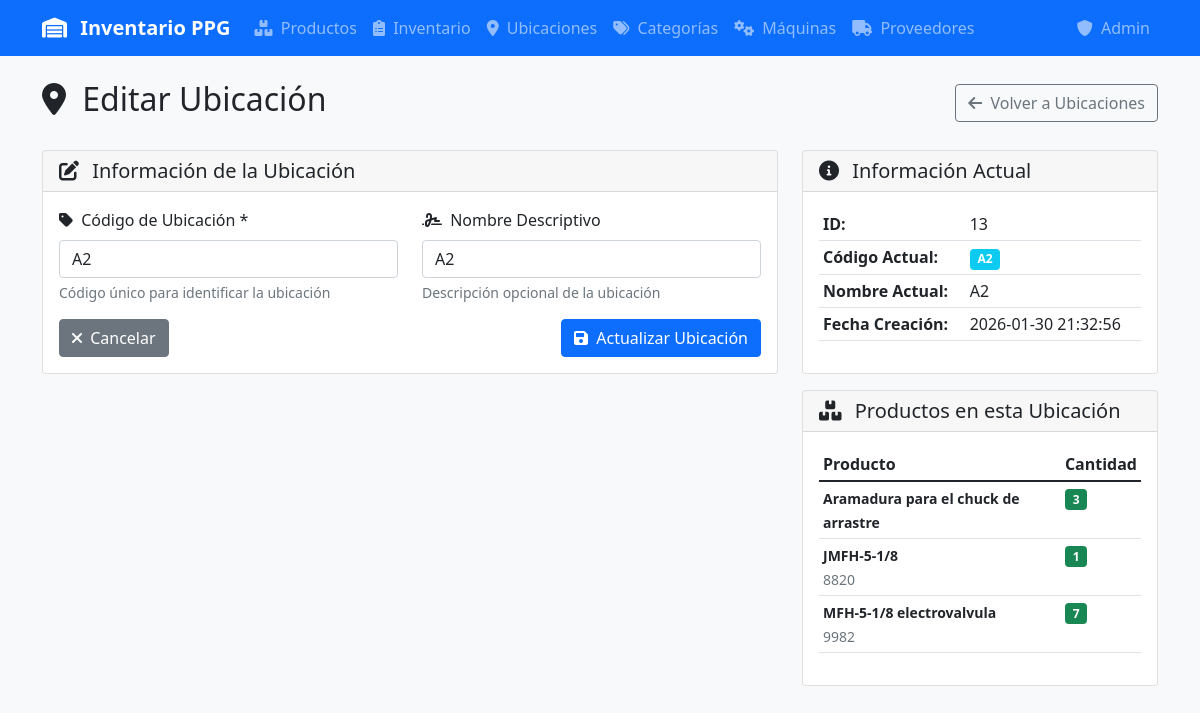
Screenshot of /ubicacion/editar/13 with the database file from the repository.
### tables this page shows
CREATE TABLE ubicaciones (
            id INTEGER PRIMARY KEY AUTOINCREMENT,
            codigo TEXT UNIQUE NOT NULL,
            nombre TEXT NOT NULL,
            descripcion TEXT,
            empresa TEXT DEFAULT 'PPG',
            area TEXT DEFAULT 'Oficinas',
            nivel TEXT DEFAULT 'Planta Alta',
            seccion TEXT DEFAULT 'Anaquel Refacciones Maq Cepillo'
        , fecha_creacion TIMESTAMP, fecha_actualizacion TIMESTAMP);

CREATE TABLE inventario (
            id INTEGER PRIMARY KEY AUTOINCREMENT,
            producto_id INTEGER NOT NULL,
            ubicacion_id INTEGER NOT NULL,
            cantidad INTEGER NOT NULL DEFAULT 0,
            fecha_actualizacion DATETIME DEFAULT CURRENT_TIMESTAMP,
            FOREIGN KEY (producto_id) REFERENCES productos (id),
            FOREIGN KEY (ubicacion_id) REFERENCES ubicaciones (id),
            UNIQUE(producto_id, ubicacion_id)
        );

CREATE TABLE productos (
            id INTEGER PRIMARY KEY,
            descripcion TEXT NOT NULL,
            codigo TEXT UNIQUE,
            categoria_id INTEGER,
            subcategoria_id INTEGER,
            marca_id INTEGER,
            notas TEXT,
            cantidad_requerida INTEGER DEFAULT 1,
            maquina_id INTEGER,
            fecha_creacion DATETIME DEFAULT CURRENT_TIMESTAMP,
            fecha_actualizacion DATETIME DEFAULT CURRENT_TIMESTAMP, proveedor_id INTEGER REFERENCES proveedores(id),
            FOREIGN KEY (categoria_id) REFERENCES categorias (id),
            FOREIGN KEY (subcategoria_id) REFERENCES subcategorias (id),
            FOREIGN KEY (marca_id) REFERENCES marcas (id),
            FOREIGN KEY (maquina_id) REFERENCES maquinas (id)
        );

### app.py (the view)
@app.route('/ubicacion/editar/<int:id>')
def editar_ubicacion(id):
    conn = get_db_connection()
    ubicacion = conn.execute('SELECT * FROM ubicaciones WHERE id = ?', (id,)).fetchone()
    if not ubicacion:
        flash('Ubicación no encontrada', 'error')
        return redirect(url_for('ubicaciones'))
    productos = conn.execute('''
        SELECT p.id, p.descripcion, p.codigo, i.cantidad
        FROM inventario i
        JOIN productos p ON i.producto_id = p.id
        WHERE i.ubicacion_id = ?
        ORDER BY p.descripcion
    ''', (id,)).fetchall()
    conn.close()
    return render_template('ubicacion_form.html', ubicacion=ubicacion, productos=productos)

### app.py (called while the page is built)
def get_db_connection():
    conn = sqlite3.connect(DATABASE, timeout=20.0)
    conn.row_factory = sqlite3.Row
    conn.execute('PRAGMA journal_mode=WAL')  # Better concurrent access
    conn.execute('PRAGMA busy_timeout=20000')  # 20 second timeout
    conn.execute('PRAGMA synchronous=NORMAL')  # Faster writes
    conn.execute('PRAGMA cache_size=10000')  # Larger cache
    conn.execute('PRAGMA temp_store=MEMORY')  # Use memory for temp tables
    return conn

### templates/ubicacion_form.html (shortened to what this page needs)
{% extends "base.html" %}
{% block content %}
<div class="d-flex justify-content-between align-items-center mb-4">
    <h2>
        <i class="fas fa-map-marker-alt me-2"></i>
        {% if ubicacion %}Editar Ubicación{% else %}Nueva Ubicación{% endif %}
    </h2>
    <a href="{{ url_for('ubicaciones') }}" class="btn btn-outline-secondary">
        <i class="fas fa-arrow-left me-1"></i>
        Volver a Ubicaciones
    </a>
</div>
<div class="row">
    <div class="col-md-8">
        <div class="card">
            <div class="card-header">
                <h5 class="mb-0">
                    <i class="fas fa-edit me-2"></i>
                    Información de la Ubicación
                </h5>
            </div>
            <div class="card-body">
                <form method="POST" action="{{ url_for('guardar_ubicacion') }}">
                    <div class="row">
                        <div class="col-md-6">
                            <div class="mb-3">
                                <label for="codigo" class="form-label">
                                    <i class="fas fa-tag me-1"></i>
                                    Código de Ubicación *
                                </label>
                                <input type="text" class="form-control" id="codigo" name="codigo"
                                       value="{{ ubicacion.codigo if ubicacion else '' }}"
                                       placeholder="Ej: A1, B2, C3..." required>
                                <div class="form-text">Código único para identificar la ubicación</div>
                            </div>
                        </div>
                        <div class="col-md-6">
                            <div class="mb-3">
                                <label for="nombre" class="form-label">
                                    <i class="fas fa-signature me-1"></i>
                                    Nombre Descriptivo
                                </label>
                                <input type="text" class="form-control" id="nombre" name="nombre"
                                       value="{{ ubicacion.nombre if ubicacion else '' }}"
                                       placeholder="Ej: Estante A - Nivel 1">
                                <div class="form-text">Descripción opcional de la ubicación</div>
                            </div>
                        </div>
                    </div>
                    <div class="d-flex justify-content-between">
                        <a href="{{ url_for('ubicaciones') }}" class="btn btn-secondary">
                            <i class="fas fa-times me-1"></i>
                            Cancelar
                        </a>
                        <button type="submit" class="btn btn-primary">
                            <i class="fas fa-save me-1"></i>
                            {% if ubicacion %}Actualizar Ubicación{% else %}Crear Ubicación{% endif %}
                        </button>
                    </div>
                </form>
            </div>
        </div>
    </div>
    <div class="col-md-4">
        {% if ubicacion %}
        <div class="card">
            <div class="card-header">
                <h5 class="mb-0">
                    <i class="fas fa-info-circle me-2"></i>
                    Información Actual
                </h5>
            </div>
            <div class="card-body">
                <table class="table table-sm">
                    <tr>
                        <td><strong>ID:</strong></td>
                        <td>{{ ubicacion.id }}</td>
                    </tr>
                    <tr>
                        <td><strong>Código Actual:</strong></td>
                        <td><span class="badge bg-info">{{ ubicacion.codigo }}</span></td>
                    </tr>
                    <tr>
                        <td><strong>Nombre Actual:</strong></td>
                        <td>{{ ubicacion.nombre or 'Sin nombre' }}</td>
                    </tr>
                    <tr>
                        <td><strong>Fecha Creación:</strong></td>
                        <td>{{ ubicacion.fecha_creacion or 'N/A' }}</td>
                    </tr>
                </table>
            </div>
        </div>
        {% if productos %}
        <div class="card mt-3">
            <div class="card-header">
                <h5 class="mb-0">
                    <i class="fas fa-boxes me-2"></i>
                    Productos en esta Ubicación
                </h5>
            </div>
            <div class="card-body">
                {% if productos %}
                <div class="table-responsive">
                    <table class="table table-sm">
                        <thead>
                            <tr>
                                <th>Producto</th>
                                <th>Cantidad</th>
                            </tr>
                        </thead>
                        <tbody>
                            {% for producto in productos %}
                            <tr>
                                <td>
                                    <small><strong>{{ producto.descripcion }}</strong></small>
                                    {% if producto.codigo %}
                                    <br><small class="text-muted">{{ producto.codigo }}</small>
                                    {% endif %}
                                </td>
                                <td>
                                    <span class="badge bg-success">{{ producto.cantidad }}</span>
                                </td>
                            </tr>
                            {% endfor %}
                        </tbody>
                    </table>
                </div>
                {% else %}
                <div class="text-center text-muted">
                    <i class="fas fa-box-open fa-2x mb-2"></i>
                    <p>Sin productos almacenados</p>
                </div>
                {% endif %}
            </div>
        </div>
        {% endif %}
        {% endif %}
    </div>
</div>
{% endblock %}

### templates/base.html (style rules this page uses)
.table-responsive { border-radius: 0.5rem; overflow: hidden; }

### rows the page displays
ubicaciones: codigo "A2", nombre "A2", id "13", fecha_creacion "2026-01-30 21:32:56"
inventario: descripcion "Aramadura para el chuck de arrastre", cantidad "3"
inventario: descripcion "JMFH-5-1/8", codigo "8820", cantidad "1"
inventario: descripcion "MFH-5-1/8 electrovalvula", codigo "9982", cantidad "7"
